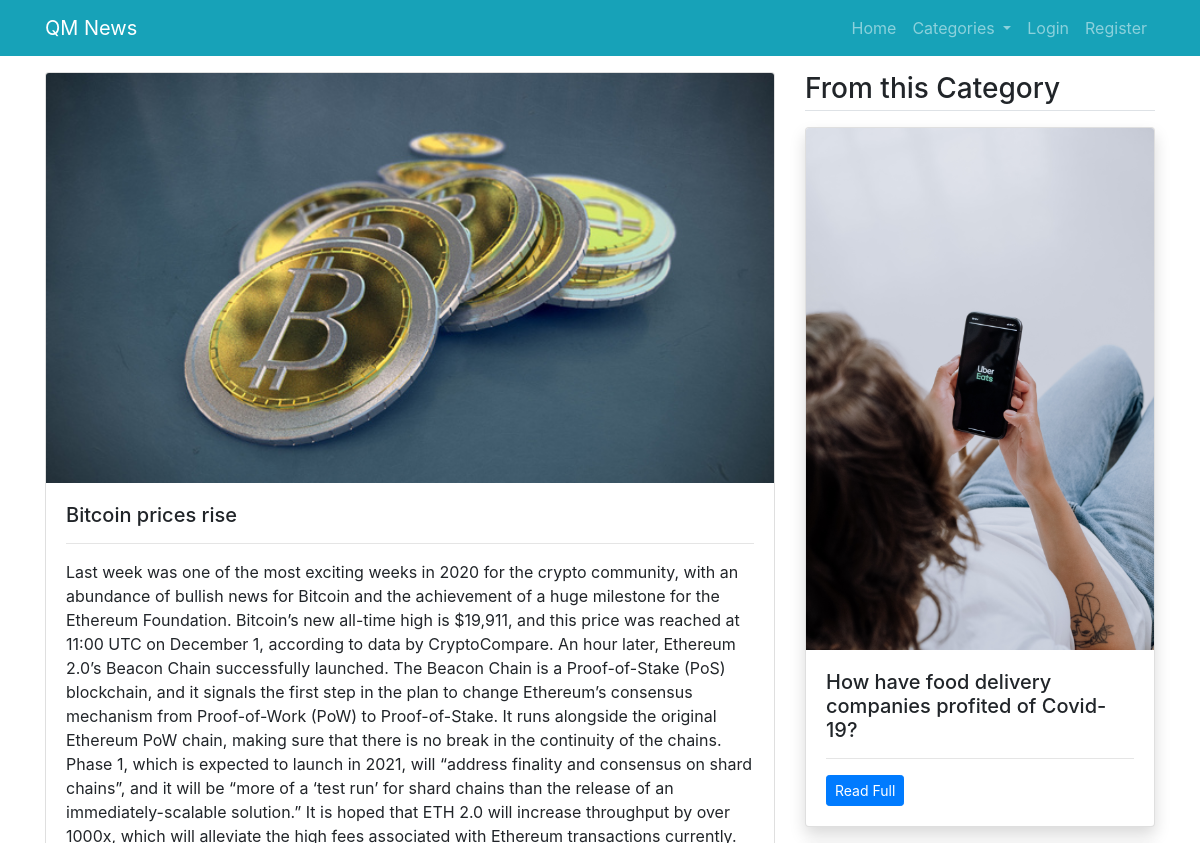
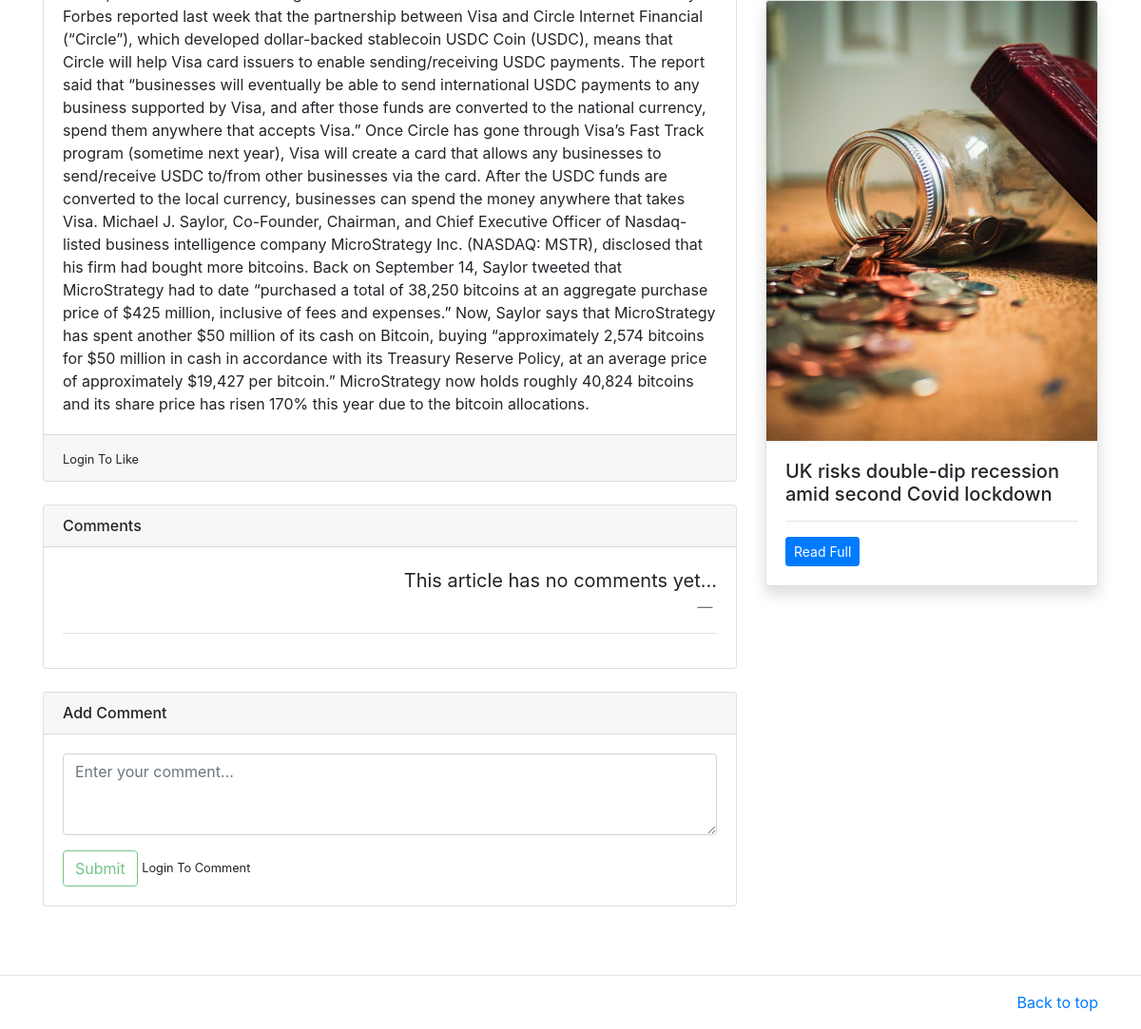
/description/3, run on the app's committed database (2 pictures, top to bottom).
### mainapp/models.py (models this page shows, shortened)
class News(models.Model):
    category=models.ForeignKey(Category, on_delete=models.CASCADE)
    title=models.CharField(max_length=300)
    image= models.ImageField(upload_to='imgs/')
    description=models.TextField()
    add_time=models.DateTimeField(auto_now_add=True)
    likes=models.ManyToManyField(User,related_name='article')
    class Meta:
        verbose_name_plural='News'
    def total_likes(self):
        return self.likes.count()

### mainapp/views.py (the view)
# urls.py: path('description/<int:id>', views.description, name='description'),
def description(request, id):
    news=News.objects.get(pk=id)
    category=Category.objects.get(id=news.category.id)
    similar=News.objects.filter(category=category).exclude(id=id)
    comments = Comment.objects.filter(news=news, reply=None).order_by('-id')
    categories=Category.objects.all()
    is_liked = False
    if news.likes.filter(id=request.user.id).exists():
        is_liked = True
    if request.method == 'POST':
        comment_form = CommentForm(request.POST or None)
        if comment_form.is_valid():
            body = request.POST.get('body')
            reply_id = request.POST.get('comment_id')
            comment_qs= None
            if reply_id:
                comment_qs = Comment.objects.get(id=reply_id)
            comment = Comment.objects.create(news=news, user=request.user, body=body, reply=comment_qs)
            comment.save()
    else:
        comment_form = CommentForm()
    return render(request,'description.html',
    {
          'news':news,
          'similar':similar,
          'cats':categories,
          'comments': comments,
          'comment_form': comment_form,
          'is_liked': is_liked,
          'total_likes': news.total_likes()
    })

### mainapp/forms.py
class CommentForm(forms.ModelForm):
    body = forms.CharField(label="", widget=forms.Textarea(attrs={'class': 'form-control', 'placeholder': 'Enter your comment...', 'rows':3, 'cols': 100}))
    class Meta:
        model = Comment
        fields = ('body',)

### mainapp/templates/description.html (shortened to what this page needs)
{%extends 'home.html'%}
{%block content%}
<main class="container mt-3 mb-5">
	<div class="row my-3">
		<div class="col-md-8">
			<div class="card mb-3">
				<img src='{{news.image.url}}' class="card-img-top" alt="{{news.title}}">
				<div class="card-body">
					<h5 class="card-title">{{news.title}}</h5>
					<hr />
					<p class="card-text">{{news.description}}</p>
				</div>
				<div class="card-footer">
					<form action="{%url 'like_article' news.pk%}" method="POST">
						{% if user.is_authenticated %}
						{% if is_liked %}
						<button type="submit" name="article_id" , class="btn btn-danger">Dislike</button>
						{% else %}
						<button type="submit" name="article_id" , class="btn btn-primary">Like</button> Likes -
						{{total_likes}}
						{% endif %}
						{% else %}
						<small>Login To Like</small>
						{% endif %}
					</form>
				</div>
			</div>
			<div class="card my-4">
				<h6 class="card-header">Comments</h6>
				<div class="card-body">
					{%if not news.comments.all%}
					<blockquote class="blockquote text-right">
						<p class="mb-0">This article has no comments yet...</p>
						<footer class="blockquote-footer"> <cite title="Source Title"></cite></footer>
					</blockquote>
					{%endif%}
					<hr />
				</div>
			</div>
			<div class="card my-4">
				<h6 class="card-header">Add Comment</h6>
				<div class="card-body">
					<form method="post">
						{{comment_form.as_p}}
						{% if user.is_authenticated %}
						<input type="submit" value="Submit" class="btn btn-outline-success" />
						{% else %}
						<input type="submit" value="Submit" class="btn btn-outline-success" disabled />
						<small>Login To
							Comment</small>
						{% endif %}
					</form>
				</div>
			</div>
		</div>
		<div class="col-md-4">
			<h3 class="mb-3 border-bottom pb-1">From this Category</h3>
			{%for news in similar%}
			<div class="card mb-3 shadow">
				<img src='{{news.image.url}}' class="card-img-top" alt="{{news.title}}">
				<div class="card-body">
					<h5 class="card-title">{{news.title}}</h5>
					<hr />
					<p class="card-text"><a href="/description/{{news.id}}" class="btn btn-sm btn-primary">Read Full</a>
					</p>
				</div>
			</div>
			{% endfor %}
		</div>
	</div>
</main>
{% endblock %}

### data on the page
News: image (picture), title "Bitcoin prices rise", description "Last week was one of the most exciting weeks in 2020 for the crypto community, with an abundance of bullish news for Bitcoin and the achievement of a huge milestone for the Ethereum Foundation. Bitcoin’s new all-time high is $19,911, and this price was reached at 11:00 UTC on December 1, according to data by CryptoCompare. An hour later, Ethereum 2.0’s Beacon Chain successfully launched. The Beacon Chain is a Proof-of-Stake (PoS) blockchain, and it signals the first step in the plan to change Ethereum’s consensus mechanism from Proof-of-Work (PoW) to Proof-of-Stake. It runs alongside the original Ethereum PoW chain, making sure that there is no break in the continuity of the chains. Phase…"
News: image (picture), title "How have food delivery companies profited of Covid-19?"
News: image (picture), title "UK risks double-dip recession amid second Covid lockdown"
